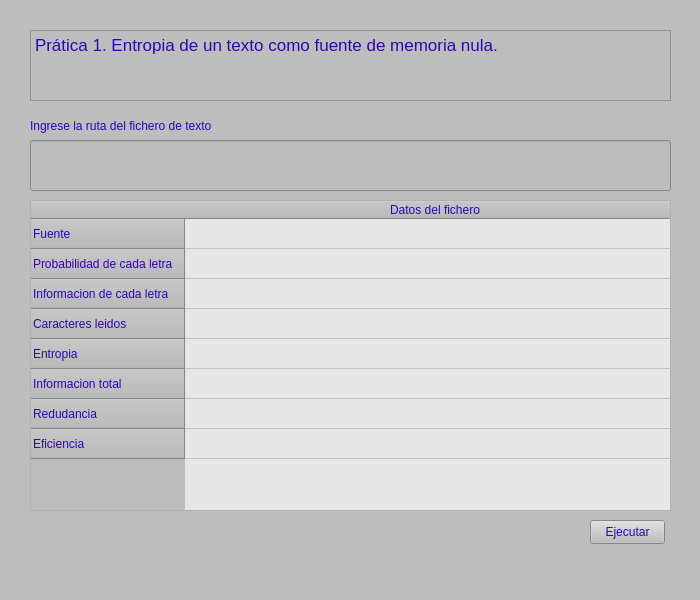
<?xml version="1.0" encoding="UTF-8"?>
<ui version="4.0">
 <class>MainWindow</class>
 <widget class="QMainWindow" name="MainWindow">
  <property name="geometry">
   <rect>
    <x>0</x>
    <y>0</y>
    <width>700</width>
    <height>600</height>
   </rect>
  </property>
  <property name="minimumSize">
   <size>
    <width>700</width>
    <height>600</height>
   </size>
  </property>
  <property name="maximumSize">
   <size>
    <width>1000</width>
    <height>800</height>
   </size>
  </property>
  <property name="windowTitle">
   <string>Entropia</string>
  </property>
  <property name="windowIcon">
   <iconset resource="../Recursos/resources.qrc">
    <normaloff>:/iconos/h.png</normaloff>:/iconos/h.png</iconset>
  </property>
  <property name="styleSheet">
   <string notr="true">QWidget
{
	background-color:#BDBDBD;
	color: #3104B4;
	border-color:#000000;
}
QTableWidget
{
	background-color:#E6E6E6;

	border-color:#000000;
}</string>
  </property>
  <widget class="QWidget" name="centralwidget">
   <widget class="QPushButton" name="ejecutar">
    <property name="geometry">
     <rect>
      <x>590</x>
      <y>520</y>
      <width>75</width>
      <height>24</height>
     </rect>
    </property>
    <property name="statusTip">
     <string>Asegurate de poner la ruta del fichero</string>
    </property>
    <property name="text">
     <string>Ejecutar</string>
    </property>
   </widget>
   <widget class="QTableWidget" name="tableWidget">
    <property name="geometry">
     <rect>
      <x>30</x>
      <y>200</y>
      <width>641</width>
      <height>311</height>
     </rect>
    </property>
    <property name="font">
     <font>
      <pointsize>10</pointsize>
      <italic>false</italic>
      <bold>false</bold>
      <stylestrategy>PreferDefault</stylestrategy>
      <kerning>true</kerning>
     </font>
    </property>
    <attribute name="horizontalHeaderDefaultSectionSize">
     <number>500</number>
    </attribute>
    <row>
     <property name="text">
      <string>Fuente</string>
     </property>
    </row>
    <row>
     <property name="text">
      <string>Probabilidad de cada letra</string>
     </property>
    </row>
    <row>
     <property name="text">
      <string>Informacion de cada letra</string>
     </property>
    </row>
    <row>
     <property name="text">
      <string>Caracteres leidos</string>
     </property>
    </row>
    <row>
     <property name="text">
      <string>Entropia</string>
     </property>
    </row>
    <row>
     <property name="text">
      <string>Informacion total</string>
     </property>
    </row>
    <row>
     <property name="text">
      <string>Redudancia</string>
     </property>
    </row>
    <row>
     <property name="text">
      <string>Eficiencia</string>
     </property>
    </row>
    <column>
     <property name="text">
      <string>Datos del fichero</string>
     </property>
    </column>
   </widget>
   <widget class="QPlainTextEdit" name="plainTextEdit">
    <property name="geometry">
     <rect>
      <x>30</x>
      <y>30</y>
      <width>641</width>
      <height>71</height>
     </rect>
    </property>
    <property name="font">
     <font>
      <pointsize>13</pointsize>
     </font>
    </property>
    <property name="plainText">
     <string>Prática 1. Entropia de un texto como fuente de memoria nula.
</string>
    </property>
   </widget>
   <widget class="QLabel" name="label">
    <property name="geometry">
     <rect>
      <x>30</x>
      <y>110</y>
      <width>381</width>
      <height>31</height>
     </rect>
    </property>
    <property name="text">
     <string>Ingrese la ruta del fichero de texto</string>
    </property>
   </widget>
   <widget class="QLineEdit" name="ruta">
    <property name="geometry">
     <rect>
      <x>30</x>
      <y>140</y>
      <width>641</width>
      <height>51</height>
     </rect>
    </property>
    <property name="statusTip">
     <string>Ingrese la ruta.</string>
    </property>
   </widget>
  </widget>
  <widget class="QStatusBar" name="statusbar"/>
 </widget>
 <resources>
  <include location="../Recursos/resources.qrc"/>
 </resources>
 <connections/>
</ui>
